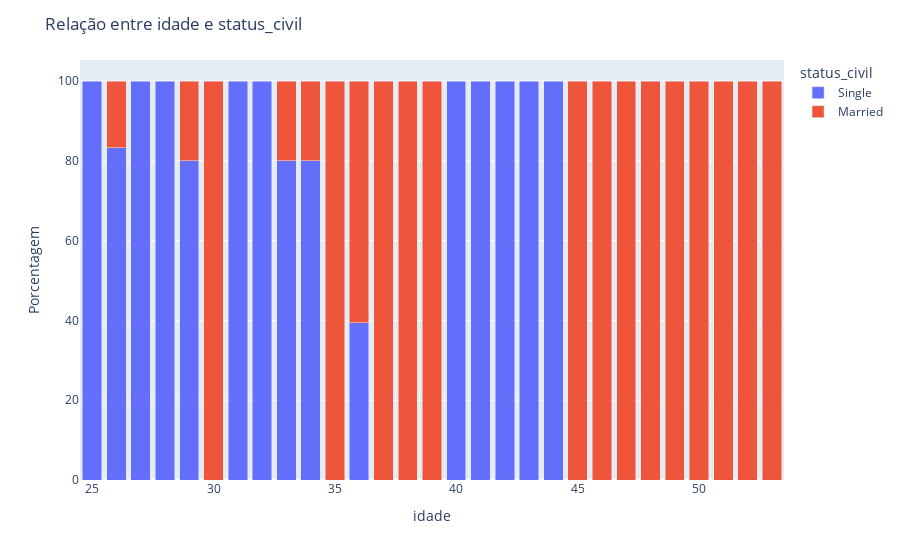

Notebook code for this chart:
### Code cell
# Calcular a porcentagem de cada categoria
df_grouped = df.groupby(['idade', 'status_civil']).size().reset_index(name='count')
total_por_idade = df_grouped.groupby('idade')['count'].transform('sum')
df_grouped['percent'] = (df_grouped['count'] / total_por_idade) * 100

# Cria gráfico de barras empilhadas
fig = px.bar(df_grouped, x='idade', y='percent', color='status_civil', barmode='stack',
             labels={'idade': 'idade', 'percent': 'Porcentagem', 'status_civil': 'status_civil'})

fig.update_layout(title='Relação entre idade e status_civil',
                  yaxis_title='Porcentagem',
                  legend_title='status_civil')
fig.show()

### Figure 1 — Plotly figure (JSON) as saved in the notebook; plotly's stock layout.template omitted (floating-point values rounded to 4 significant figures)
{"data": [{"alignmentgroup": "True", "hovertemplate": "status_civil=Single<br>idade=%{x}<br>Porcentagem=%{y}<extra></extra>", "legendgroup": "Single", "marker": {"color": "#636efa", "pattern": {"shape": ""}}, "name": "Single", "offsetgroup": "Single", "orientation": "v", "showlegend": true, "textposition": "auto", "type": "bar", "x": [25, 26, 27, 28, 29, 31, 32, 33, 34, 36, 40, 41, 42, 43, 44], "xaxis": "x", "y": [100, 83.33, 100, 100, 80, 100, 100, 80, 80, 39.47, 100, 100, 100, 100, 100], "yaxis": "y"}, {"alignmentgroup": "True", "hovertemplate": "status_civil=Married<br>idade=%{x}<br>Porcentagem=%{y}<extra></extra>", "legendgroup": "Married", "marker": {"color": "#EF553B", "pattern": {"shape": ""}}, "name": "Married", "offsetgroup": "Married", "orientation": "v", "showlegend": true, "textposition": "auto", "type": "bar", "x": [26, 29, 30, 33, 34, 35, 36, 37, 38, 39, 45, 46, 47, 48, 49, 50, 51, 52, 53], "xaxis": "x", "y": [16.67, 20, 100, 20, 20, 100, 60.53, 100, 100, 100, 100, 100, 100, 100, 100, 100, 100, 100, 100], "yaxis": "y"}], "layout": {"barmode": "stack", "legend": {"title": {"text": "status_civil"}, "tracegroupgap": 0}, "margin": {"t": 60}, "title": {"text": "Relação entre idade e status_civil"}, "xaxis": {"anchor": "y", "domain": [0, 1], "title": {"text": "idade"}}, "yaxis": {"anchor": "x", "domain": [0, 1], "title": {"text": "Porcentagem"}}}}
